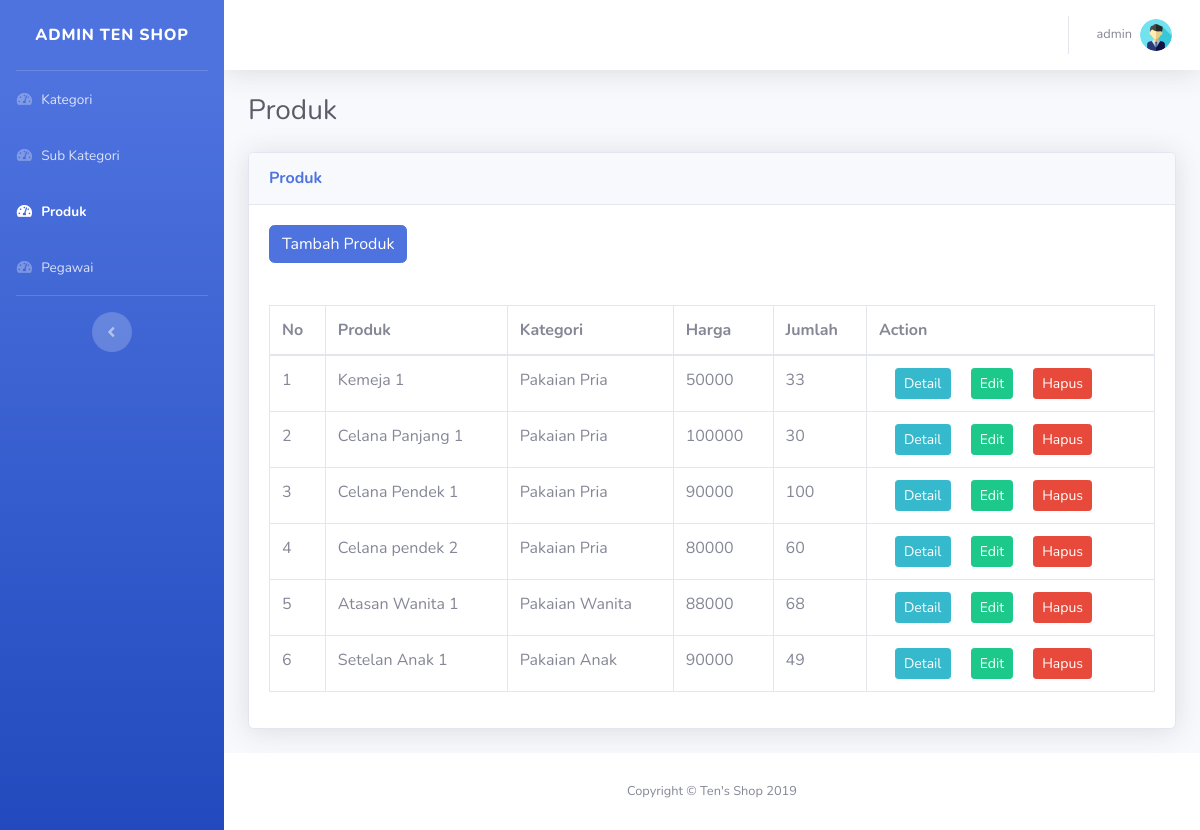
Page /admin/produk.php (signed in) on the committed database.
### tables this page shows
CREATE TABLE `produk` (
  `idproduk` char(6) NOT NULL,
  `nama` varchar(30) NOT NULL,
  `deskripsi` varchar(500) NOT NULL,
  `idkategori` char(1) NOT NULL,
  `idsub_kategori` char(3) NOT NULL,
  `file_gambar` varchar(50) NOT NULL,
  `harga` int(11) NOT NULL,
  `jumlah` int(11) NOT NULL,
  `last_update` datetime NOT NULL,
  `idpegawai` int(11) NOT NULL
);

CREATE TABLE `kategori` (
  `idkategori` char(1) NOT NULL,
  `nama_kategori` varchar(20) NOT NULL
);

### admin/produk.php (the view, shortened to what this page needs)
<?php
	if($_SESSION['level'] == 1 ) {
		require_once '../function.php';
		$produk = mysqli_query($con, "SELECT idproduk, p.nama as produk, deskripsi, k.idkategori, sk.idsub_kategori, file_gambar, harga, jumlah, last_update, pg.idpegawai, nama_kategori, sk.nama as sub_kategori, username, nama_lengkap, email, level  FROM kategori k JOIN sub_kategori sk on k.idkategori=sk.idkategori JOIN produk p on sk.idsub_kategori=p.idsub_kategori join pegawai pg on p.idpegawai=pg.idpegawai");
	} else {
		header('location : ../pesan.php');
		exit;
	}
 ?>
 <!DOCTYPE html>
<html lang="en">
<head>
  <link href="../vendor/fontawesome-free/css/all.min.css" rel="stylesheet" type="text/css">
  <link href="../css/sb-admin-2.min.css" rel="stylesheet">
</head>
<body id="page-top">
  <div id="wrapper">
    <ul class="navbar-nav bg-gradient-primary sidebar sidebar-dark accordion" id="accordionSidebar">
      <a class="sidebar-brand d-flex align-items-center justify-content-center" href="index.php">
        <div class="sidebar-brand-text mx-3">Admin Ten Shop</div>
      </a>
      <hr class="sidebar-divider my-0">
      <li class="nav-item ">
        <a class="nav-link" href="index.php">
          <i class="fas fa-fw fa-tachometer-alt"></i>
          <span>Kategori</span></a>
      </li>
      <li class="nav-item ">
        <a class="nav-link" href="sub_kategori.php">
          <i class="fas fa-fw fa-tachometer-alt"></i>
          <span>Sub Kategori</span></a>
      </li>
      <li class="nav-item active">
        <a class="nav-link" href="produk.php">
          <i class="fas fa-fw fa-tachometer-alt"></i>
          <span>Produk</span></a>
      </li>
      <li class="nav-item">
        <a class="nav-link" href="pegawai.php">
          <i class="fas fa-fw fa-tachometer-alt"></i>
          <span>Pegawai</span></a>
      </li>
      <hr class="sidebar-divider d-none d-md-block">
      <div class="text-center d-none d-md-inline">
        <button class="rounded-circle border-0" id="sidebarToggle"></button>
      </div>
    </ul>
    <div id="content-wrapper" class="d-flex flex-column">
      <div id="content">
        <nav class="navbar navbar-expand navbar-light bg-white topbar mb-4 static-top shadow">
          <ul class="navbar-nav ml-auto">
            <li class="nav-item dropdown no-arrow">
              <a class="nav-link dropdown-toggle" href="#" id="userDropdown" role="button" data-toggle="dropdown" aria-haspopup="true" aria-expanded="false">
                <span class="mr-2 d-none d-lg-inline text-gray-600 small"><?= $_SESSION['username'] ?></span>
                <img class="img-profile rounded-circle" src="../img/profile.png">
              </a>
            </li>
          </ul>
        </nav>
        <div class="container-fluid">
          <div class="d-sm-flex align-items-center justify-content-between mb-4">
            <h1 class="h3 mb-0 text-gray-800">Produk</h1>
          </div>
          <div class="card shadow mb-4">
            <div class="card-header py-3">
              <h6 class="m-0 font-weight-bold text-primary">Produk</h6>
            </div>
            <div class="card-body">
        			<button type="button" class="btn btn-primary" data-toggle="modal" data-target="#exampleModal">
        			  Tambah Produk
        			</button>
              <div class="alert alert-<?php if(isset($alert)) echo $alert[0][0] ?>">
              </div>
              <div class="table-responsive">
                <table class="table table-bordered" id="dataTable" width="100%" cellspacing="0">
                  <thead>
                    <tr>
                      <th>No</th>
                      <th>Produk</th>
                      <th>Kategori</th>
                      <th>Harga</th>
                      <th>Jumlah</th>
                      <th>Action</th>
                    </tr>
                  </thead>
                  <tbody>
                  	<?php
                  		$no=1;
                  		while ($row = $produk->fetch_array()) {
                        $a = 'a'.$row['idproduk'];
                  			echo "
								        <tr>
			                      <td>".$no."</td>
                            <td>".$row['produk']."</td>
                            <td>".$row['nama_kategori']."</td>
                            <td>".$row['harga']."</td>
			                      <td>".$row['jumlah']."</td>
			                      <td>
                            <a href='detail_produk.php?id=".$row['idproduk']."'><button type='button' class='btn btn-info btn-sm ml-3'>Detail</button></a>
				                  	<a href='edit_produk.php?id=".$row['idproduk']."'><button type='button' class='btn btn-success btn-sm ml-3'>Edit</button></a>
                            <a data-toggle='modal' data-target='#".$a."'><button type='button' class='btn btn-danger btn-sm ml-3'>Hapus</button></a>
			                      </td>
								        </tr>
	                  		";
	                  		$no++;
                  		}
                  	?>
                  </tbody>
                </table>
              </div>
            </div>
          </div>
      </div>
      <footer class="sticky-footer bg-white">
        <div class="container my-auto">
          <div class="copyright text-center my-auto">
            <span>Copyright &copy; Ten's Shop 2019</span>
          </div>
        </div>
      </footer>
    </div>
  </div>
</body>
</html>

### rows in the picture
produk: nama "Kemeja 1", idkategori.nama_kategori "Pakaian Pria", harga "50000", jumlah "33"
produk: nama "Celana Panjang 1", idkategori.nama_kategori "Pakaian Pria", harga "100000", jumlah "30"
produk: nama "Celana Pendek 1", idkategori.nama_kategori "Pakaian Pria", harga "90000", jumlah "100"
produk: nama "Celana pendek 2", idkategori.nama_kategori "Pakaian Pria", harga "80000", jumlah "60"
produk: nama "Atasan Wanita 1", idkategori.nama_kategori "Pakaian Wanita", harga "88000", jumlah "68"
produk: nama "Setelan Anak 1", idkategori.nama_kategori "Pakaian Anak", harga "90000", jumlah "49"

### other values in the picture
$_SESSION['username'] "admin"
